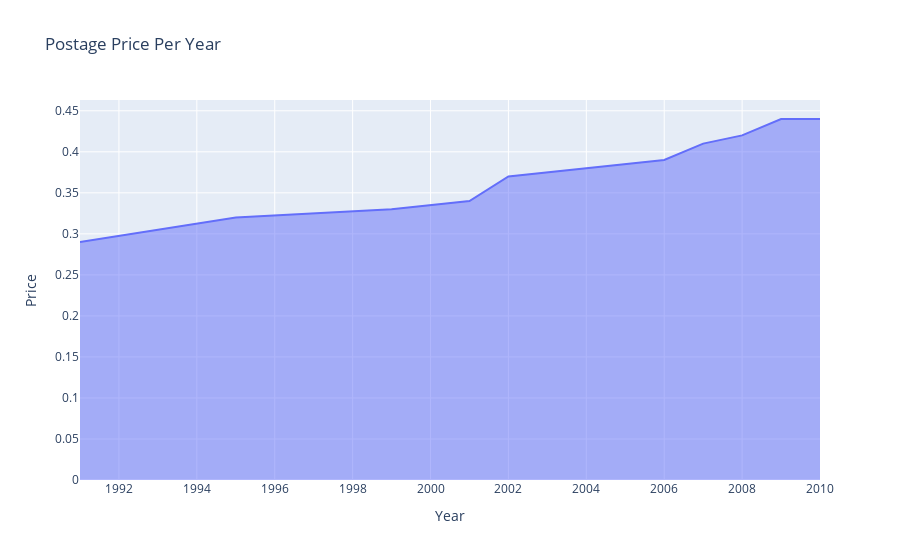

Source (notebook cell):
### Markdown cell above
## Python - Area Chart

### Code cell
# Create an Area chart for the us postage price 
us_postage_Area = px.area(us_postage, x ='Year', y = 'Price', title = 'Postage Price Per Year')
us_postage_Area.show()

### Figure 1 — Plotly figure (JSON) as saved in the notebook; plotly's stock layout.template omitted (floating-point values rounded to 4 significant figures)
{"data": [{"fillpattern": {"shape": ""}, "hovertemplate": "Year=%{x}<br>Price=%{y}<extra></extra>", "legendgroup": "", "line": {"color": "#636efa"}, "marker": {"symbol": "circle"}, "mode": "lines", "name": "", "orientation": "v", "showlegend": false, "stackgroup": "1", "type": "scatter", "x": [1991, 1995, 1999, 2001, 2002, 2006, 2007, 2008, 2009, 2010], "xaxis": "x", "y": [0.29, 0.32, 0.33, 0.34, 0.37, 0.39, 0.41, 0.42, 0.44, 0.44], "yaxis": "y"}], "layout": {"legend": {"tracegroupgap": 0}, "title": {"text": "Postage Price Per Year"}, "xaxis": {"anchor": "y", "domain": [0, 1], "title": {"text": "Year"}}, "yaxis": {"anchor": "x", "domain": [0, 1], "title": {"text": "Price"}}}}
